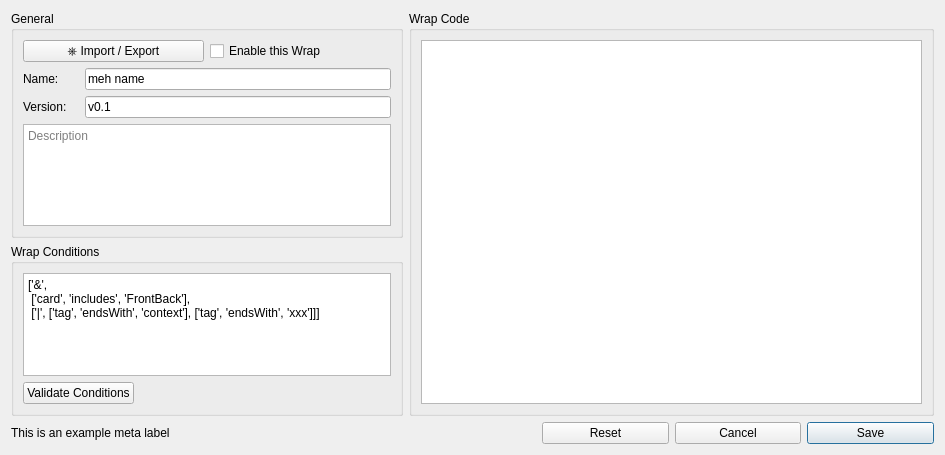
<?xml version="1.0" encoding="UTF-8"?>
<ui version="4.0">
 <class>TWWrapConfig</class>
 <widget class="QWidget" name="TWWrapConfig">
  <property name="geometry">
   <rect>
    <x>0</x>
    <y>0</y>
    <width>945</width>
    <height>455</height>
   </rect>
  </property>
  <property name="windowTitle">
   <string>Form</string>
  </property>
  <layout class="QGridLayout" name="gridLayout_2">
   <item row="0" column="3" rowspan="2" colspan="4">
    <widget class="QGroupBox" name="statementsForInsertion">
     <property name="toolTip">
      <string>&lt;html&gt;&lt;head/&gt;&lt;body&gt;&lt;p&gt;Every iteration has a default style with the name &amp;quot;default&amp;quot;. If no other style is applied, and no rule is applicable, the &amp;quot;default&amp;quot; style will be used.&lt;/p&gt;&lt;/body&gt;&lt;/html&gt;</string>
     </property>
     <property name="title">
      <string>Wrap Code</string>
     </property>
     <layout class="QGridLayout" name="gridLayout_4">
      <item row="0" column="0" colspan="2">
       <widget class="QPlainTextEdit" name="codeTextEdit"/>
      </item>
     </layout>
    </widget>
   </item>
   <item row="0" column="0" colspan="3">
    <widget class="QGroupBox" name="generalOptions">
     <property name="toolTip">
      <string>&lt;html&gt;&lt;head/&gt;&lt;body&gt;&lt;p&gt;The input syntax of the iteration. This will be used to detect sets in the card content.&lt;/p&gt;&lt;/body&gt;&lt;/html&gt;</string>
     </property>
     <property name="title">
      <string>General</string>
     </property>
     <layout class="QGridLayout" name="gridLayout">
      <item row="2" column="0">
       <widget class="QLabel" name="nameLabel">
        <property name="text">
         <string>Name:</string>
        </property>
       </widget>
      </item>
      <item row="4" column="0" colspan="6">
       <widget class="QPlainTextEdit" name="descriptionTextEdit">
        <property name="placeholderText">
         <string>Description</string>
        </property>
       </widget>
      </item>
      <item row="1" column="3" colspan="2">
       <widget class="QCheckBox" name="enableWrapCheckBox">
        <property name="toolTip">
         <string>&lt;html&gt;&lt;head/&gt;&lt;body&gt;&lt;p&gt;Advanced feature. Check this if you want to treat the content of the &amp;quot;Open Delimiter&amp;quot;, &amp;quot;Close Delimiter&amp;quot;, and &amp;quot;Field separator&amp;quot; as regular expressions.&lt;/p&gt;&lt;/body&gt;&lt;/html&gt;</string>
        </property>
        <property name="text">
         <string>Enable this Wrap</string>
        </property>
       </widget>
      </item>
      <item row="1" column="0" colspan="3">
       <widget class="QPushButton" name="importButton">
        <property name="text">
         <string>⎈ Import / Export</string>
        </property>
       </widget>
      </item>
      <item row="2" column="1" colspan="5">
       <widget class="QLineEdit" name="nameLineEdit">
        <property name="text">
         <string>meh name</string>
        </property>
       </widget>
      </item>
      <item row="3" column="0">
       <widget class="QLabel" name="label">
        <property name="text">
         <string>Version:</string>
        </property>
       </widget>
      </item>
      <item row="3" column="1" colspan="5">
       <widget class="QLineEdit" name="versionLineEdit">
        <property name="text">
         <string>v0.1</string>
        </property>
       </widget>
      </item>
     </layout>
    </widget>
   </item>
   <item row="5" column="6">
    <widget class="QPushButton" name="saveButton">
     <property name="text">
      <string>Save</string>
     </property>
     <property name="autoDefault">
      <bool>true</bool>
     </property>
     <property name="default">
      <bool>true</bool>
     </property>
    </widget>
   </item>
   <item row="5" column="5">
    <widget class="QPushButton" name="cancelButton">
     <property name="text">
      <string>Cancel</string>
     </property>
    </widget>
   </item>
   <item row="5" column="0" colspan="4">
    <widget class="QLabel" name="metaLabel">
     <property name="text">
      <string>This is an example meta label</string>
     </property>
     <property name="wordWrap">
      <bool>true</bool>
     </property>
    </widget>
   </item>
   <item row="1" column="0" colspan="3">
    <widget class="QGroupBox" name="wrapConditions">
     <property name="toolTip">
      <string>&lt;html&gt;&lt;head/&gt;&lt;body&gt;&lt;p&gt;The input syntax of the iteration. This will be used to detect sets in the card content.&lt;/p&gt;&lt;/body&gt;&lt;/html&gt;</string>
     </property>
     <property name="title">
      <string>Wrap Conditions</string>
     </property>
     <layout class="QGridLayout" name="gridLayout_3">
      <item row="0" column="1" colspan="2">
       <widget class="QPlainTextEdit" name="conditionsTextEdit">
        <property name="plainText">
         <string>['&amp;',
 ['card', 'includes', 'FrontBack'],
 ['|', ['tag', 'endsWith', 'context'], ['tag', 'endsWith', 'xxx']]]</string>
        </property>
       </widget>
      </item>
      <item row="1" column="1">
       <widget class="QPushButton" name="validateButton">
        <property name="text">
         <string>Validate Conditions</string>
        </property>
       </widget>
      </item>
      <item row="1" column="2">
       <spacer name="horizontalSpacer_3">
        <property name="orientation">
         <enum>Qt::Horizontal</enum>
        </property>
        <property name="sizeHint" stdset="0">
         <size>
          <width>40</width>
          <height>20</height>
         </size>
        </property>
       </spacer>
      </item>
     </layout>
    </widget>
   </item>
   <item row="5" column="4">
    <widget class="QPushButton" name="resetButton">
     <property name="enabled">
      <bool>true</bool>
     </property>
     <property name="text">
      <string>Reset</string>
     </property>
     <property name="default">
      <bool>false</bool>
     </property>
     <property name="flat">
      <bool>false</bool>
     </property>
    </widget>
   </item>
  </layout>
 </widget>
 <resources/>
 <connections/>
</ui>
